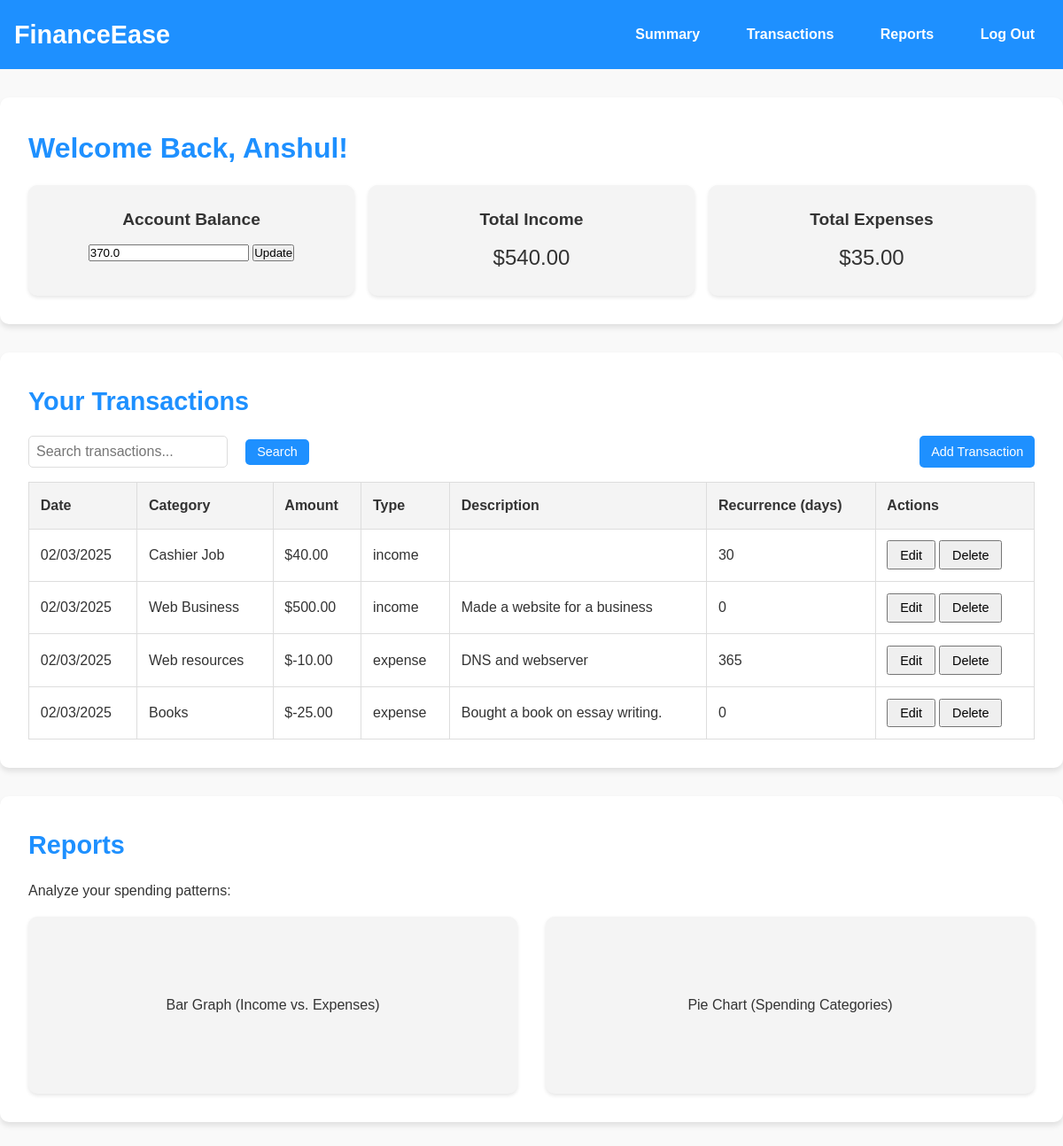
Page /dashboard (signed in) on the earlier database version.
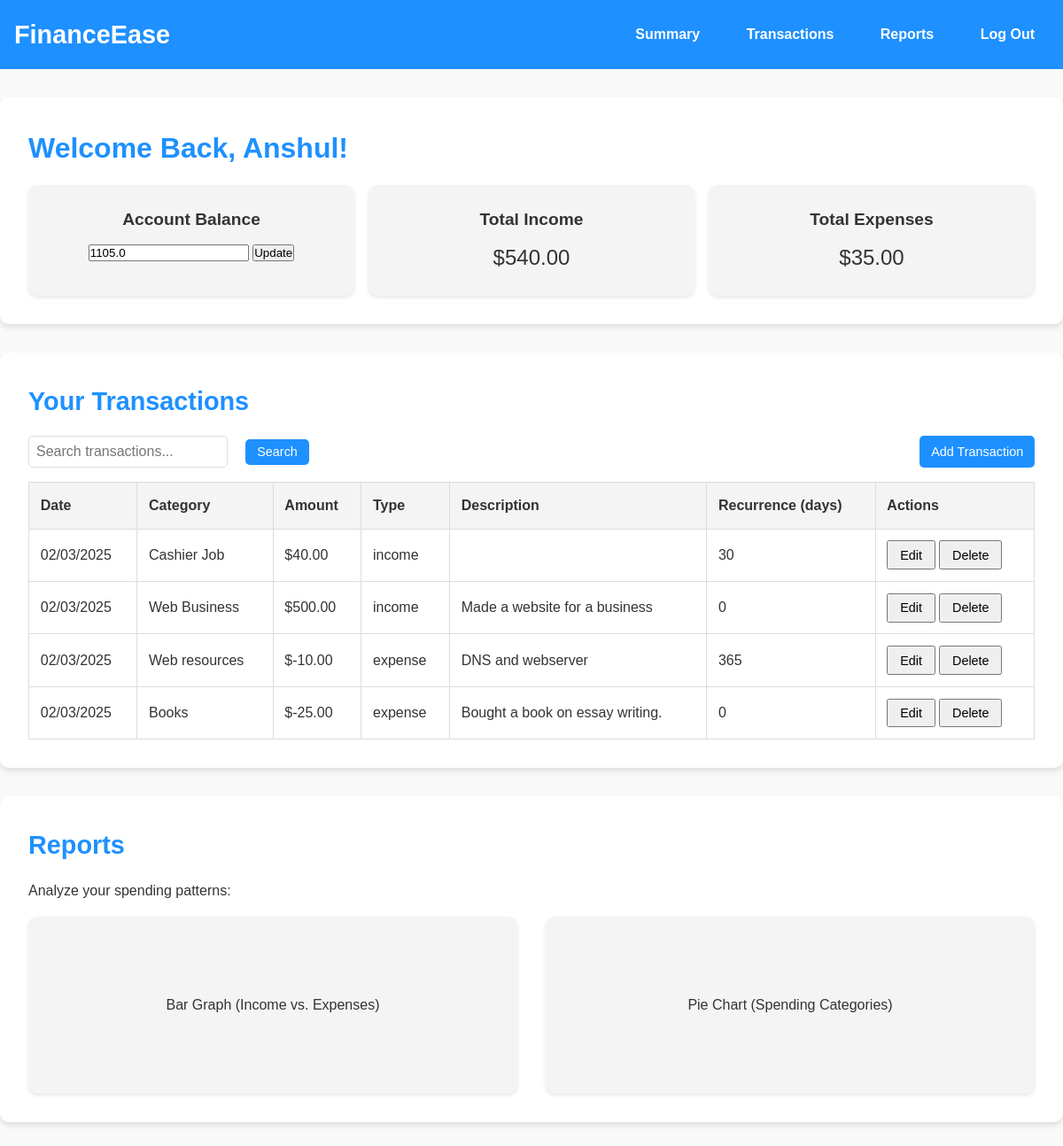
Same page on the later database version.
### app.py (models this page shows, shortened)
class User(db.Model):
    id = db.Column(db.Integer, primary_key=True)
    first_name   = db.Column(db.String(50), nullable=False)
    last_name    = db.Column(db.String(50), nullable=False)
    email        = db.Column(db.String(120), unique=True, nullable=False)
    username     = db.Column(db.String(80), unique=True, nullable=False)
    password     = db.Column(db.String(100), nullable=False)
    security_code= db.Column(db.String(4), nullable=False)  # 4-digit security code
    balance      = db.Column(db.Float, default=0.0)  # Default balance is 0

### app.py (the view)
@app.route('/dashboard')
def dashboard():
    if 'user_id' not in session:
        flash("Please log in first.", "error")
        return redirect(url_for('login'))
    user = User.query.get(session['user_id'])
    query = request.args.get('q', '')
    transactions_query = Transaction.query.filter_by(username=user.username)
    if query:
        transactions_query = transactions_query.filter(
            (Transaction.category.ilike(f"%{query}%")) |
            (Transaction.description.ilike(f"%{query}%"))
        )
    transactions = transactions_query.all()
    return render_template('dashboard.html', user=user, transactions=transactions, search_query=query)

### templates/dashboard.html (shortened to what this page needs)
<!DOCTYPE html>
<html lang="en">
<head>
    <link rel="stylesheet" href="{{ url_for('static', filename='css/dashboard.css') }}">
</head>
<body>
    <header>
        <div class="navbar">
            <div class="logo">FinanceEase</div>
            <nav class="nav-links">
                <a href="#summary">Summary</a>
                <a href="#transactions">Transactions</a>
                <a href="#reports">Reports</a>
                <form action="{{ url_for('logout') }}" method="get" style="display:inline;">
                    <button type="submit">Log Out</button>
                </form>
            </nav>
        </div>
    </header>
    <main>
        <section id="summary" class="summary-section">
            <h1>Welcome Back, {{ user.first_name }}!</h1>
            <div class="summary-cards">
                <div class="card">
                    <h2>Account Balance</h2>
                    <form action="{{ url_for('update_balance') }}" method="POST">
                        <input type="text" name="balance" value="{{ user.balance }}">
                        <button type="submit">Update</button>
                    </form>
                </div>
                <div class="card">
                    <h2>Total Income</h2>
                    <p>
                        ${{ "%.2f"|format(transactions | selectattr("transaction_type", "equalto", "income") | map(attribute="amount") | sum) }}
                    </p>
                </div>
                <div class="card">
                    <h2>Total Expenses</h2>
                    <p>
                        ${{ "%.2f"|format((transactions | selectattr("transaction_type", "equalto", "expense") | map(attribute="amount") | sum)|abs) }}
                    </p>
                </div>
            </div>
        </section>
        <section id="transactions" class="transactions-section">
            <h2>Your Transactions</h2>
            <div class="transaction-controls">
                <form method="GET" action="{{ url_for('dashboard') }}" style="flex:1;">
                    <input type="text" name="q" placeholder="Search transactions..." value="{{ search_query|default('') }}">
                    <button type="submit">Search</button>
                </form>
                <button onclick="openAddTransactionModal()">Add Transaction</button>
            </div>
            <table>
                <thead>
                    <tr>
                        <th>Date</th>
                        <th>Category</th>
                        <th>Amount</th>
                        <th>Type</th>
                        <th>Description</th>
                        <th>Recurrence (days)</th>
                        <th>Actions</th>
                    </tr>
                </thead>
                <tbody>
                    {% for tx in transactions %}
                    <tr>
                        <td>{{ tx.transaction_date.strftime('%m/%d/%Y') }}</td>
                        <td>{{ tx.category }}</td>
                        <td>${{ "%.2f"|format(tx.amount) }}</td>
                        <td>{{ tx.transaction_type }}</td>
                        <td>{{ tx.description }}</td>
                        <td>{{ tx.recurrence }}</td>
                        <td>
                            <button onclick="openEditTransactionModal({{ tx.id }}, '{{ tx.category }}', {{ tx.amount }}, '{{ tx.transaction_type }}', '{{ tx.description }}', {{ tx.recurrence }})">Edit</button>
                            <form action="{{ url_for('delete_transaction', tx_id=tx.id) }}" method="POST" style="display:inline;">
                                <button type="submit">Delete</button>
                            </form>
                        </td>
                    </tr>
                    {% endfor %}
                </tbody>
            </table>
        </section>
        <section id="reports" class="reports-section">
            <h2>Reports</h2>
            <p>Analyze your spending patterns:</p>
            <div class="report-graphs">
                <div class="graph">Bar Graph (Income vs. Expenses)</div>
                <div class="graph">Pie Chart (Spending Categories)</div>
            </div>
        </section>
    </main>
</body>
</html>

### static/css/dashboard.css (style rules this page uses)
* { margin: 0; padding: 0; box-sizing: border-box; font-family: Arial, sans-serif; }
body { background-color: #f9f9f9; color: #333; line-height: 1.6; }
header { background-color: #1e90ff; color: #fff; padding: 1rem; }
.navbar { display: flex; justify-content: space-between; align-items: center; max-width: 1200px; margin: 0 auto; }
.navbar .logo { font-size: 1.8rem; font-weight: bold; }
.nav-links a, .nav-links button { text-decoration: none; color: #fff; background-color: transparent; border: none; margin-left: 1rem; padding: 0.5rem 1rem; cursor: pointer; font-size: 1rem; font-weight: bold; transition: background-color 0.3s; border-radius: 5px; }
.summary-section { padding: 2rem; background-color: #fff; margin: 2rem auto; border-radius: 10px; max-width: 1200px; box-shadow: 0 4px 6px rgba(0, 0, 0, 0.1); }
.summary-section h1 { font-size: 2rem; color: #1e90ff; margin-bottom: 1rem; }
.summary-cards { display: flex; gap: 1rem; justify-content: space-around; }
.card { flex: 1; padding: 1.5rem; background-color: #f4f4f4; border-radius: 10px; text-align: center; box-shadow: 0 2px 4px rgba(0, 0, 0, 0.1); }
.card h2 { font-size: 1.2rem; margin-bottom: 0.5rem; }
.card p { font-size: 1.5rem; color: #333; }
.transactions-section { padding: 2rem; background-color: #fff; margin: 2rem auto; border-radius: 10px; max-width: 1200px; box-shadow: 0 4px 6px rgba(0, 0, 0, 0.1); }
.transactions-section h2 { font-size: 1.8rem; margin-bottom: 1rem; color: #1e90ff; }
.transaction-controls { display: flex; justify-content: space-between; margin-bottom: 1rem; }
.transaction-controls input { flex: 1; padding: 0.5rem; font-size: 1rem; border: 1px solid #ddd; border-radius: 5px; margin-right: 1rem; }
.transaction-controls button { background-color: #1e90ff; color: #fff; border: none; padding: 0.5rem 1rem; cursor: pointer; font-size: 1rem; border-radius: 5px; transition: background-color 0.3s; }
.transactions-section table { width: 100%; border-collapse: collapse; text-align: left; margin-top: 1rem; }
.transactions-section th, .transactions-section td { padding: 0.8rem; border: 1px solid #ddd; }
.transactions-section th { background-color: #f4f4f4; font-weight: bold; }
.transactions-section td { background-color: #fff; }
.transactions-section button { padding: 0.4rem 0.8rem; font-size: 0.9rem; }
.reports-section { padding: 2rem; background-color: #fff; margin: 2rem auto; border-radius: 10px; max-width: 1200px; box-shadow: 0 4px 6px rgba(0, 0, 0, 0.1); }
.reports-section h2 { font-size: 1.8rem; margin-bottom: 1rem; color: #1e90ff; }
.report-graphs { display: flex; gap: 2rem; justify-content: space-around; margin-top: 1rem; }
.graph { flex: 1; height: 200px; background-color: #f4f4f4; border-radius: 10px; display: flex; justify-content: center; align-items: center; box-shadow: 0 2px 4px rgba(0, 0, 0, 0.1); }

Differences in the rows shown:
changed User "Anshul": balance "370.0" → "1105.0"
